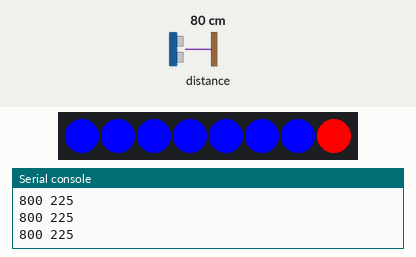
Recording of a program running on a simulated Raspberry Pi Pico running MicroPython. Shown: 8 RGB LEDs in strip order, left to right, the last lines printed to the serial console. Inputs (shaded band) come from the test bench; at power-on: distance to the obstacle 80 cm. Library files of the repository ran but are not shown: VL53L0X.py.

Above: at 2.2 s.
2.3 s: distance to the obstacle set to 2 cm
At 3.5 s:
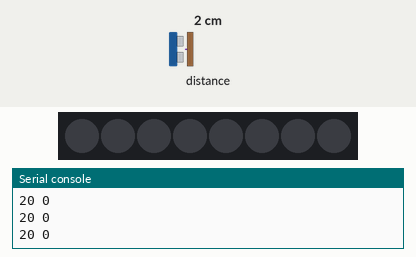
3.8 s: distance to the obstacle set to 4 cm
At 4.7 s:
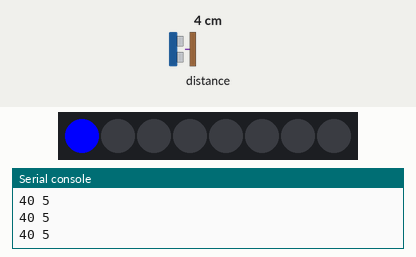
5.3 s: distance to the obstacle set to 9 cm
At 5.7 s:
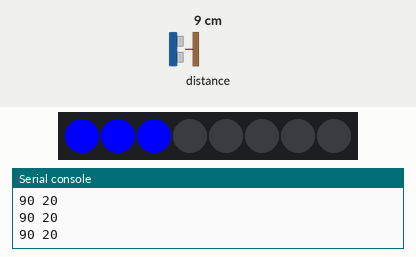
6.8 s: distance to the obstacle set to 60 cm
At 7.8 s:
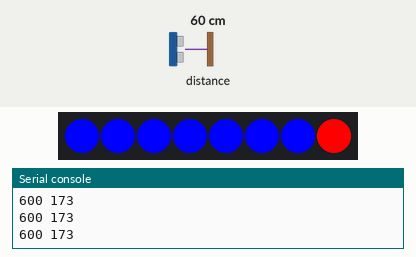
Timing chart, 0 to 9.3 s (numbered marks = the images above; inputs shaded):
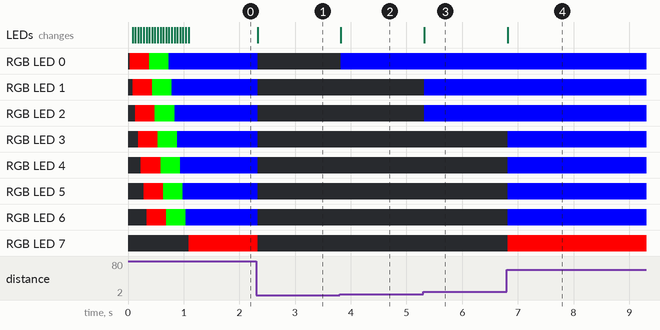

Measured:
- after the input at 2.3 s, RGB LED 0–6: RGB(0, 0, 255) → off at once; RGB LED 7: RGB(255, 0, 0) → off at once; the LEDs: change at once (image 1)
- after the input at 3.8 s, RGB LED 0: off → RGB(0, 0, 255) at once; the LEDs: change at once (image 2)
- after the input at 5.3 s, RGB LED 1, RGB LED 2: off → RGB(0, 0, 255) at once; the LEDs: change at once (image 3)
- after the input at 6.8 s, RGB LED 3–6: off → RGB(0, 0, 255) at once; RGB LED 7: off → RGB(255, 0, 0) at once; the LEDs: change at once (image 4)

The program:

tof-neopixel-test-config.py
```python
# Demo for Maker Pi RP2040 board using the VL32L0X time of flight distance sensor
# Note the driver I used came from here: https://github.com/CoderDojoTC/micropython/blob/main/src/drivers/VL53L0X.py
# Perhaps derived from here: https://github.com/uceeatz/VL53L0X/blob/master/VL53L0X.py

# This demo makes a strip of 8 NeoPixels show the distance

from machine import Pin
from time import sleep
import VL53L0X
from neopixel import NeoPixel
import config


NUMBER_PIXELS = config.NUMBER_PIXELS
NEOPIXEL_PIN = config.NEOPIXEL_PIN

NUMBER_PIXELS = 8
neopixel_pin = Pin(NEOPIXEL_PIN, Pin.OUT)   # set GPIO0 to output to drive NeoPixels
strip = NeoPixel(neopixel_pin, NUMBER_PIXELS)   # create NeoPixel driver on GPIO0 for 8 pixels

TOF_SDA_PIN = config.TOF_SDA_PIN
TOF_SCL_PIN = config.TOF_SCL_PIN
TOF_I2C_BUS = config.TOF_I2C_BUS

# I2C Setup
sda=machine.Pin(TOF_SDA_PIN) # row one on our standard Pico breadboard
scl=machine.Pin(TOF_SCL_PIN) # row two on our standard Pico breadboard
i2c=machine.I2C(TOF_I2C_BUS, sda=sda, scl=scl, freq=400000)

# pick 8 numbers on a non-linear scale
dist_scale = [2, 6, 10, 20, 30, 50, 80, 110, 130]

# I2C Setup

delay = .05

# initial calibration parameters
ZERO_DIST_INITIAL = 50
zero_dist_dynamic = ZERO_DIST_INITIAL
MAX_DIST = 1200 # max raw distance we are able to read
SCALE_DIST = .3 # multiplier for raw to calibrated distance

# Create a VL53L0X object
tof = VL53L0X.VL53L0X(i2c)

# get the normalized time-of-flight distance
def convert_to_calibrated_distance(raw_tof_distance):
    global zero_dist_dynamic, scale_factor

    calibrated_dist_1 = raw_tof_distance - zero_dist_dynamic
    # if we get a negative value, then we need to recalibrate
    if calibrated_dist_1 < 0:
        zero_dist_dynamic -= 1

    # nothing too high
    if calibrated_dist_1 > MAX_DIST:
        return MAX_DIST

    calibrated_dist_2 = calibrated_dist_1 * SCALE_DIST

    # if our current time-of-flight distance is lower than our zero distance then reset the zero distance

    # fix negative reading
    if calibrated_dist_2 < 0:
        calibrated_dist_2 = 0
    return  int(calibrated_dist_2)

# use the dist_scale to turn on LEDs
def neopixel_show_dist(in_distance):
    global NUMBER_PIXELS
    for i in range(0, NUMBER_PIXELS-1):
        if in_distance > dist_scale[i]:
            strip[i] = (0, 0, 255)
        else:
            strip[i] = (0, 0, 0)
    # out of range
    if in_distance > 130:
        strip[NUMBER_PIXELS-1] = (255, 0, 0)
    else:
        strip[NUMBER_PIXELS-1] = (0, 0, 0)
    strip.write()

# test
test_delay = .05
def test_pixels():
    for i in range(0, NUMBER_PIXELS - 1):
        strip[i] = (255, 0, 0)
        strip.write()
        sleep(test_delay)

    for i in range(0, NUMBER_PIXELS - 1):
        strip[i] = (0, 255, 0)
        strip.write()
        sleep(test_delay)

    for i in range(0, NUMBER_PIXELS - 1):
        strip[i] = (0, 0, 255)
        strip.write()
        sleep(test_delay)

# start our time-of-flight sensor
tof.start()
# autocalibrate the minimum distance
min_distance = 1000
test_pixels()

# loop forever
while True:
    raw_distance = tof.read()
    calibrated_distance = convert_to_calibrated_distance(raw_distance)
    print(raw_distance, calibrated_distance)
    neopixel_show_dist(calibrated_distance)
    sleep(0.05)

# clean up
tof.stop()
```

config.py
```python
# Hardware configuration file for collison avodance robot

NUMBER_PIXELS = 2
NEOPIXEL_PIN = 18

SPEAKER_PIN = 22

MOTOR_RIGHT_FORWARD = 11
MOTOR_RIGHT_BACKWARD = 10
MOTOR_LEFT_FORWARD = 8
MOTOR_LEFT_REVERSE = 9

TOF_SDA_PIN = 26
TOF_SCL_PIN = 27
TOF_I2C_BUS = 1
```
